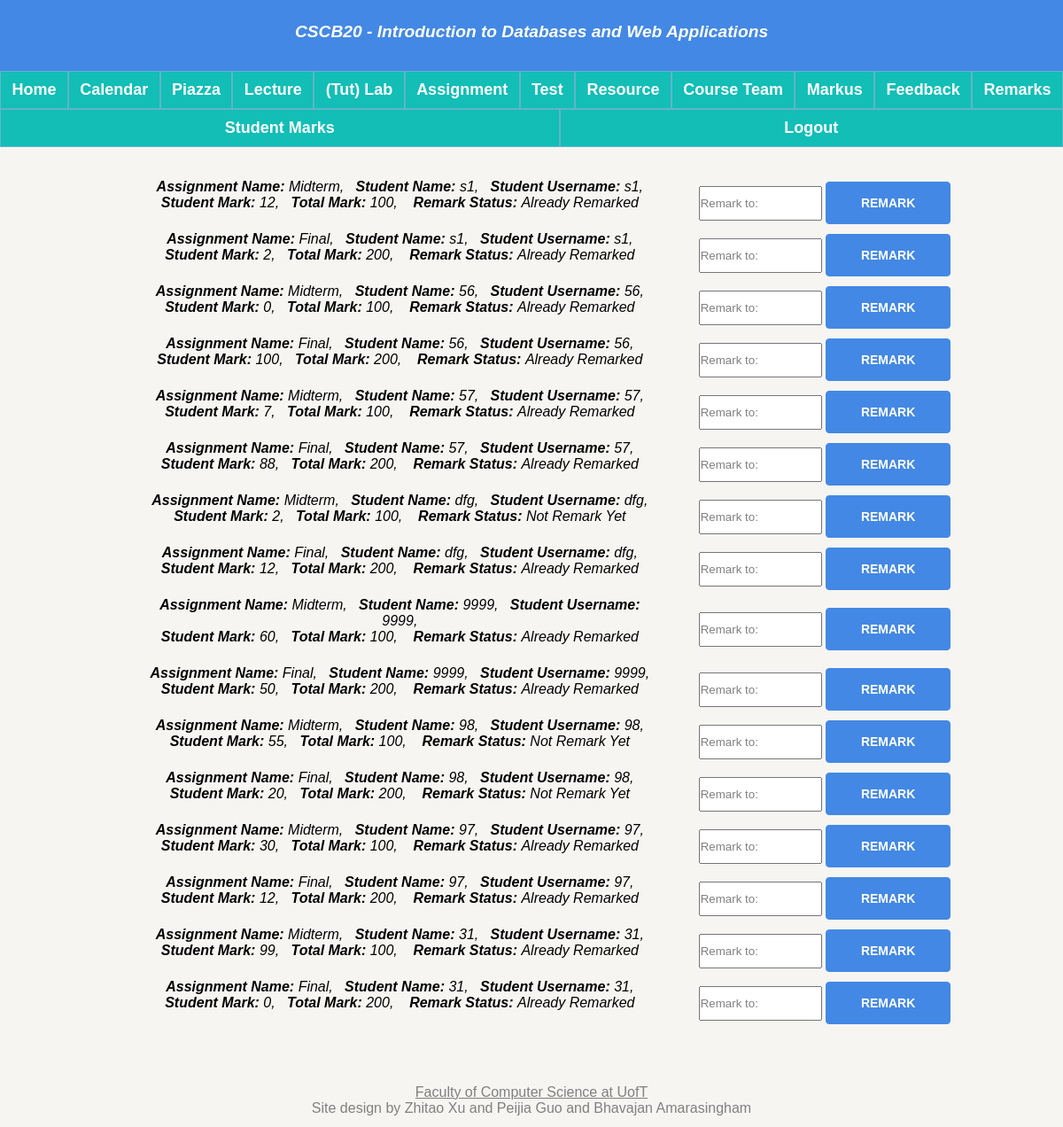
/allmarks (signed in), run on an earlier commit of the app's database.
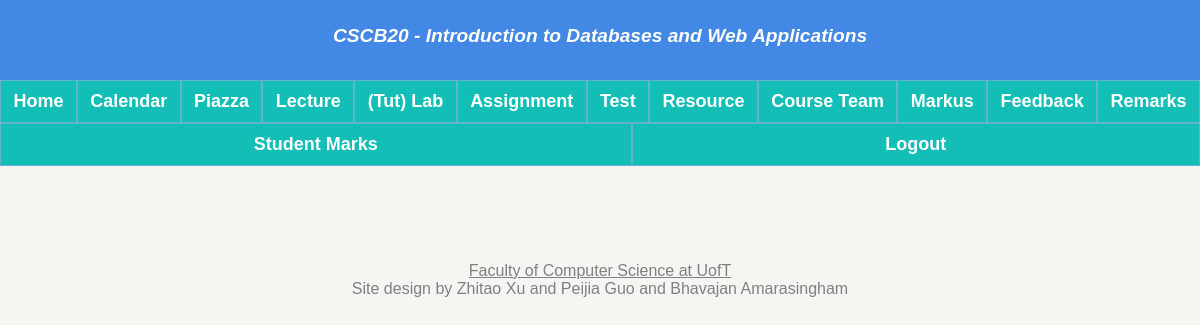
And on a later commit of the database.
### app.py (models this page shows, shortened)
class Evaluation(db.Model):
    __tablename__ = 'Evaluation'
    eid = db.Column(db.Integer, primary_key = True)
    stuMark = db.Column(db.Integer)
    remarkText = db.Column(db.String(200))
    remark_signal = db.Column(db.Boolean)
    student_username = db.Column(db.String(20), db.ForeignKey('Person.username'), nullable = False)
    typeName = db.Column(db.String(20), db.ForeignKey('Assignment.assignment_name'), nullable = False)
    total_mark = db.Column(db.Integer, db.ForeignKey('Assignment.total_mark'), nullable = False)
    stuName = db.Column(db.String(20), db.ForeignKey('Person.name'), nullable = False)

### app.py (the view, shortened to what this page needs)
@app.route("/allmarks", methods = ['GET', 'POST'])
def allmarks():
    get_student_marks = query_all_student_marks_all()
    if request.method == 'GET':
        return render_template("allmarks.html", query_all_student_mark_all = get_student_marks)

### app.py (called while the page is built)
def query_all_student_marks_all():
    student_marks = db.session.query(Evaluation)
    return student_marks

### templates/allmarks.html (shortened to what this page needs)
{% extends "template.html" %}
{% block content %}
{% if not session.name %}
<p>Access Denied</p>
{% else %}
{% if session.type == 1 %}
<div class="grade">
  <ul>
    {% for Evaluations in query_all_student_mark_all %}
    <li class="container_li">
      <div class="li_flex">
        <strong>Assignment Name: </strong>{{ Evaluations.typeName }},
        &nbsp&nbsp<strong>Student Name: </strong>{{ Evaluations.stuName }},
        &nbsp&nbsp<strong>Student Username: </strong>{{ Evaluations.student_username }},
        <br><strong>Student Mark: </strong>{{ Evaluations.stuMark }},
        &nbsp&nbsp<strong>Total Mark: </strong>{{ Evaluations.total_mark }},
        &nbsp&nbsp
        {% if Evaluations.remark_signal == 0 %}
        <strong>Remark Status: </strong>Not Remark Yet
        {% else %}
        <strong>Remark Status: </strong>Already Remarked
        {% endif %}
        <br>
        <br>
      </div>
      <form class="teacher_grade_css" action="/allmarks" method="post">
        <input class="grade_input" name="stuMark" placeholder="Remark to:"></input>
        <button type="Remark">Remark</button>
      </form>
      <br></br>
    </li>
    {% endfor %}
  </ul>
</div>
{% else %}
<p>Access Denied</p>
{% endif %}
{% endif %}
{% endblock %}

### templates/template.html (shortened to what this page needs)
<!DOCTYPE html>
<html lang="en" dir="ltr">
<head>
    <link rel="stylesheet" type="text/css" href="../static/style.css" />
</head>
<body>
    <div class="container">
        <div class="heading">
            <p>CSCB20 - Introduction to Databases and Web Applications</p>
        </div>
        <div class="leftNavigation">
            <ul>
                {% if session.name %}
                    <h3><a href="{{ url_for('home') }}">Home</a></h3>
                    <h3><a href="{{ url_for('calender')}}">Calendar</a></h3>
                    <h3><a href="https://piazza.com/utoronto.ca">Piazza</a></h3>
                    <h3><a href="{{ url_for('lecture')}}">Lecture</a></h3>
                    <h3><a href="{{ url_for('tut')}}">(Tut) Lab</a></h3>
                    <h3><a href="{{ url_for('assignment')}}">Assignment</a></h3>
                    <h3><a href="{{ url_for('test')}}">Test</a></h3>
                    <h3><a href="{{ url_for('resource')}}">Resource</a></h3>
                    <h3><a href="{{ url_for('courseteam')}}">Course Team</a></h3>
                    <h3><a href="https://markus.utsc.utoronto.ca/">Markus</a></h3>
                    {% if session.type == 0 %}
                        <h3><a href="{{ url_for('anonfeedback') }}">Anon Feedback</a></h3>
                        <h3><a href="{{ url_for('evaluation') }}">My Grade</a></h3>
                    {% else %}
                        <h3><a href="{{ url_for('feedback') }}">Feedback</a></h3>
                        <h3><a href="{{ url_for('teacherGrade') }}">Remarks</a></h3>
                        <h3><a href="{{ url_for('allmarks') }}">Student Marks</a></h3>
                    {% endif %}
                <h3><a href="{{ url_for('logout') }}">Logout</a></h3>
                {% else %}
                <h3><a href="{{ url_for('home') }}">Home</a></h3>
                <h3><a href="{{ url_for('login') }}">Login</a></h3>
                <h3><a href="{{ url_for('register') }}">Register</a></h3>
                {% endif %}
            </ul>
        </div>
        <div class="content">
            {% block content %}
            {% endblock %}
        </div>
        <div class="footer">
            <p><a href="https://web.cs.toronto.edu/people/faculty-directory" target="_blank">Faculty of Computer Science
                    at
                    UofT</a><br>Site design by Zhitao Xu and Peijia Guo and Bhavajan Amarasingham</p>
        </div>
    </div>
</body>
</html>

### static/style.css (style rules this page uses)
@media (min-width: 1200px) { body { background-image: url(./sub/a14.jpg); background-repeat: no-repeat; background-size: cover; background-color: #f6f5f2; color: #000000; font-family: Geneva, Arial, Helvetica, sans-serif; align-items: center; overflow-wrap: break-word; } }
@media (min-width: 1200px) { h3, h4 { color: #003366; font-size: large; font-style: normal; font-weight: bold; font-variant: normal; } }
@media (min-width: 1200px) { a { color: #9999cc; } }
@media (min-width: 1200px) { * { margin: 0%; } }
@media (min-width: 1200px) { .container { display: flex; flex-flow: row wrap; } }
@media (min-width: 1200px) { .heading { color: #FFFFFF; background-color: #4388e4; height: 35px; width: 100%; top: 0px; padding-top: 25px; padding-bottom: 20px; font-variant: normal; text-align: center; vertical-align: middle; font-size: x-large; font-weight: bold; font-style: oblique; margin-bottom: 0%; flex: 1 100%; } }
@media (min-width: 1200px) { .leftNavigation { justify-content: center; flex-grow: 1; flex: 100%; } }
@media (min-width: 1200px) { .leftNavigation ul { width: 100%; display: flex; flex-wrap: nowrap; list-style-type: none; text-align: middle; padding: 0; overflow: hidden; background-color: rgb(98, 179, 204); margin-bottom: 2%; } }
@media (min-width: 1200px) { .leftNavigation h3 { background-color: #12beb6; flex: auto; float: left; margin: 1px; } }
@media (min-width: 1200px) { .leftNavigation h3 a { display: block; color: rgb(29, 18, 18); text-align: center; padding: 10px 12px; text-decoration: none; } }
@media (min-width: 1200px) { .leftNavigation a { text-decoration: none; } }
@media (min-width: 1200px) { .leftNavigation a:link { color: #FFFFFF; } }
@media (min-width: 1200px) { .footer { margin-top: 5%; margin-bottom: 1%; flex: 1 100%; text-align: center; font-size: 16px; color: grey; font-family: sans-serif; } }
@media (min-width: 1200px) { .footer a { font-size: 16px; color: grey; font-family: sans-serif; } }
@media (min-width: 600px) and (max-width: 1200px) { body { background-image: url(./sub/a14.jpg); background-repeat: no-repeat; background-size: cover; background-color: #f6f5f2; color: #000000; font-family: Geneva, Arial, Helvetica, sans-serif; align-items: center; overflow-wrap: break-word; } }
@media (min-width: 600px) and (max-width: 1200px) { h3, h4 { color: #003366; font-size: large; font-style: normal; font-weight: bold; font-variant: normal; } }
@media (min-width: 600px) and (max-width: 1200px) { a { color: #9999cc; } }
@media (min-width: 600px) and (max-width: 1200px) { * { margin: 0%; } }
@media (min-width: 600px) and (max-width: 1200px) { .container { display: flex; flex-flow: row wrap; } }
@media (min-width: 600px) and (max-width: 1200px) { .heading { color: #FFFFFF; background-color: #4388e4; height: 35px; width: 100%; top: 0px; padding-top: 25px; padding-bottom: 20px; font-variant: normal; text-align: center; vertical-align: middle; font-size: larger; font-weight: bold; font-style: oblique; margin-bottom: 0%; flex: 1 100%; } }
@media (min-width: 600px) and (max-width: 1200px) { .leftNavigation { justify-content: center; flex-grow: 1; flex: 100%; } }
@media (min-width: 600px) and (max-width: 1200px) { .leftNavigation ul { width: 100%; display: flex; flex-wrap: wrap; list-style-type: none; text-align: middle; padding: 0; overflow: hidden; background-color: rgb(98, 179, 204); margin-bottom: 2%; } }
@media (min-width: 600px) and (max-width: 1200px) { .leftNavigation h3 { background-color: #12beb6; flex: auto; float: left; margin: 1px; } }
@media (min-width: 600px) and (max-width: 1200px) { .leftNavigation h3 a { display: block; color: rgb(29, 18, 18); text-align: center; padding: 10px 12px; text-decoration: none; } }
@media (min-width: 600px) and (max-width: 1200px) { .leftNavigation a { text-decoration: none; } }
@media (min-width: 600px) and (max-width: 1200px) { .leftNavigation a:link { color: #FFFFFF; } }
@media (min-width: 600px) and (max-width: 1200px) { .footer { margin-top: 5%; margin-bottom: 1%; flex: 1 100%; text-align: center; font-size: 16px; color: grey; font-family: sans-serif; } }
@media (min-width: 600px) and (max-width: 1200px) { .footer a { font-size: 16px; color: grey; font-family: sans-serif; } }

What changed in the data, as far as the page shows it:
removed Evaluation: typeName "Midterm", stuName "s1", student_username "s1", stuMark "12", total_mark "100", shows "Remark Status:", remark_signal "Already Remarked"
removed Evaluation: typeName "Final", stuName "s1", student_username "s1", stuMark "2", total_mark "200", shows "Remark Status:", remark_signal "Already Remarked"
removed Evaluation: typeName "Midterm", stuName "56", student_username "56", stuMark "0", total_mark "100", shows "Remark Status:", remark_signal "Already Remarked"
removed Evaluation: typeName "Final", stuName "56", student_username "56", stuMark "100", total_mark "200", shows "Remark Status:", remark_signal "Already Remarked"
removed Evaluation: typeName "Midterm", stuName "57", student_username "57", stuMark "7", total_mark "100", shows "Remark Status:", remark_signal "Already Remarked"
removed Evaluation: typeName "Final", stuName "57", student_username "57", stuMark "88", total_mark "200", shows "Remark Status:", remark_signal "Already Remarked"
removed Evaluation: typeName "Midterm", stuName "dfg", student_username "dfg", stuMark "2", total_mark "100", shows "Remark Status:", remark_signal "Not Remark Yet"
removed Evaluation: typeName "Final", stuName "dfg", student_username "dfg", stuMark "12", total_mark "200", shows "Remark Status:", remark_signal "Already Remarked"
removed Evaluation: typeName "Midterm", stuName "9999", student_username "9999", stuMark "60", total_mark "100", shows "Remark Status:", remark_signal "Already Remarked"
removed Evaluation: typeName "Final", stuName "9999", student_username "9999", stuMark "50", total_mark "200", shows "Remark Status:", remark_signal "Already Remarked"
removed Evaluation: typeName "Midterm", stuName "98", student_username "98", stuMark "55", total_mark "100", shows "Remark Status:", remark_signal "Not Remark Yet"
removed Evaluation: typeName "Final", stuName "98", student_username "98", stuMark "20", total_mark "200", shows "Remark Status:", remark_signal "Not Remark Yet"
removed Evaluation: typeName "Midterm", stuName "97", student_username "97", stuMark "30", total_mark "100", shows "Remark Status:", remark_signal "Already Remarked"
removed Evaluation: typeName "Final", stuName "97", student_username "97", stuMark "12", total_mark "200", shows "Remark Status:", remark_signal "Already Remarked"
removed Evaluation: typeName "Midterm", stuName "31", student_username "31", stuMark "99", total_mark "100", shows "Remark Status:", remark_signal "Already Remarked"
removed Evaluation: typeName "Final", stuName "31", student_username "31", stuMark "0", total_mark "200", shows "Remark Status:", remark_signal "Already Remarked"
